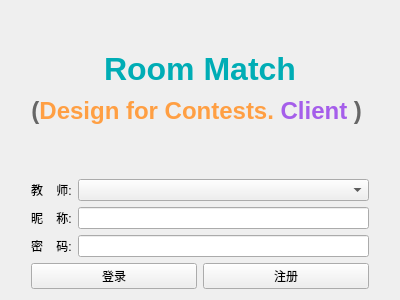
<?xml version="1.0" encoding="UTF-8"?>
<ui version="4.0">
 <class>LoginWidget</class>
 <widget class="QWidget" name="LoginWidget">
  <property name="geometry">
   <rect>
    <x>0</x>
    <y>0</y>
    <width>400</width>
    <height>300</height>
   </rect>
  </property>
  <property name="windowTitle">
   <string>Form</string>
  </property>
  <layout class="QGridLayout" name="gridLayout">
   <item row="3" column="0">
    <spacer name="horizontalSpacer">
     <property name="orientation">
      <enum>Qt::Orientation::Horizontal</enum>
     </property>
     <property name="sizeHint" stdset="0">
      <size>
       <width>40</width>
       <height>20</height>
      </size>
     </property>
    </spacer>
   </item>
   <item row="2" column="1">
    <widget class="QLabel" name="usernameTip">
     <property name="text">
      <string>昵    称:</string>
     </property>
    </widget>
   </item>
   <item row="3" column="1">
    <widget class="QLabel" name="pwdTip">
     <property name="text">
      <string>密    码:</string>
     </property>
    </widget>
   </item>
   <item row="3" column="2">
    <widget class="QLineEdit" name="pwdEdit">
     <property name="maxLength">
      <number>16</number>
     </property>
     <property name="echoMode">
      <enum>QLineEdit::EchoMode::Password</enum>
     </property>
    </widget>
   </item>
   <item row="1" column="1">
    <widget class="QLabel" name="teacherTip">
     <property name="text">
      <string>教    师:</string>
     </property>
    </widget>
   </item>
   <item row="2" column="2">
    <widget class="QLineEdit" name="usernameEdit">
     <property name="maxLength">
      <number>16</number>
     </property>
    </widget>
   </item>
   <item row="3" column="3">
    <spacer name="horizontalSpacer_2">
     <property name="orientation">
      <enum>Qt::Orientation::Horizontal</enum>
     </property>
     <property name="sizeHint" stdset="0">
      <size>
       <width>40</width>
       <height>20</height>
      </size>
     </property>
    </spacer>
   </item>
   <item row="2" column="0">
    <spacer name="horizontalSpacer_3">
     <property name="orientation">
      <enum>Qt::Orientation::Horizontal</enum>
     </property>
     <property name="sizeHint" stdset="0">
      <size>
       <width>40</width>
       <height>20</height>
      </size>
     </property>
    </spacer>
   </item>
   <item row="2" column="3">
    <spacer name="horizontalSpacer_4">
     <property name="orientation">
      <enum>Qt::Orientation::Horizontal</enum>
     </property>
     <property name="sizeHint" stdset="0">
      <size>
       <width>40</width>
       <height>20</height>
      </size>
     </property>
    </spacer>
   </item>
   <item row="1" column="0">
    <spacer name="horizontalSpacer_5">
     <property name="orientation">
      <enum>Qt::Orientation::Horizontal</enum>
     </property>
     <property name="sizeHint" stdset="0">
      <size>
       <width>40</width>
       <height>20</height>
      </size>
     </property>
    </spacer>
   </item>
   <item row="1" column="3">
    <spacer name="horizontalSpacer_6">
     <property name="orientation">
      <enum>Qt::Orientation::Horizontal</enum>
     </property>
     <property name="sizeHint" stdset="0">
      <size>
       <width>40</width>
       <height>20</height>
      </size>
     </property>
    </spacer>
   </item>
   <item row="4" column="1" colspan="2">
    <layout class="QHBoxLayout" name="horizontalLayout">
     <item>
      <widget class="QPushButton" name="loginBtn">
       <property name="text">
        <string>登录</string>
       </property>
      </widget>
     </item>
     <item>
      <widget class="QPushButton" name="registerBtn">
       <property name="text">
        <string>注册</string>
       </property>
      </widget>
     </item>
    </layout>
   </item>
   <item row="0" column="1" colspan="2">
    <widget class="QLabel" name="picLabel">
     <property name="text">
      <string>&lt;p align=&quot;center&quot; style=&quot;line-height: 125%;&quot;&gt;
    &lt;span style=&quot;font-size: 32px; font-weight: bold; color: #00adb5; font-family: 'Segoe UI', sans-serif;&quot;&gt;
        Room Match
    &lt;/span&gt;
    &lt;br/&gt;
    &lt;span style=&quot;font-size: 24px; font-weight: 500; font-family: 'Segoe UI', sans-serif;&quot;&gt;
        &lt;span style=&quot;color: #666666;&quot;&gt;(&lt;/span&gt;&lt;span style=&quot;color: #ff9f43; font-weight: bold;&quot;&gt;Design for Contests.&lt;/span&gt; 
        &lt;span style=&quot;color: #a55eea; font-weight: bold;&quot;&gt;Client&lt;/span&gt;
        &lt;span style=&quot;color: #666666;&quot;&gt;)&lt;/span&gt;
    &lt;/span&gt;
&lt;/p&gt;</string>
     </property>
     <property name="textFormat">
      <enum>Qt::TextFormat::RichText</enum>
     </property>
    </widget>
   </item>
   <item row="1" column="2">
    <widget class="QComboBox" name="onlineTeacherComboBox">
     <property name="maxCount">
      <number>249</number>
     </property>
     <property name="placeholderText">
      <string>暂无教师在线</string>
     </property>
    </widget>
   </item>
  </layout>
 </widget>
 <tabstops>
  <tabstop>onlineTeacherComboBox</tabstop>
  <tabstop>usernameEdit</tabstop>
  <tabstop>pwdEdit</tabstop>
  <tabstop>loginBtn</tabstop>
  <tabstop>registerBtn</tabstop>
 </tabstops>
 <resources/>
 <connections/>
</ui>
